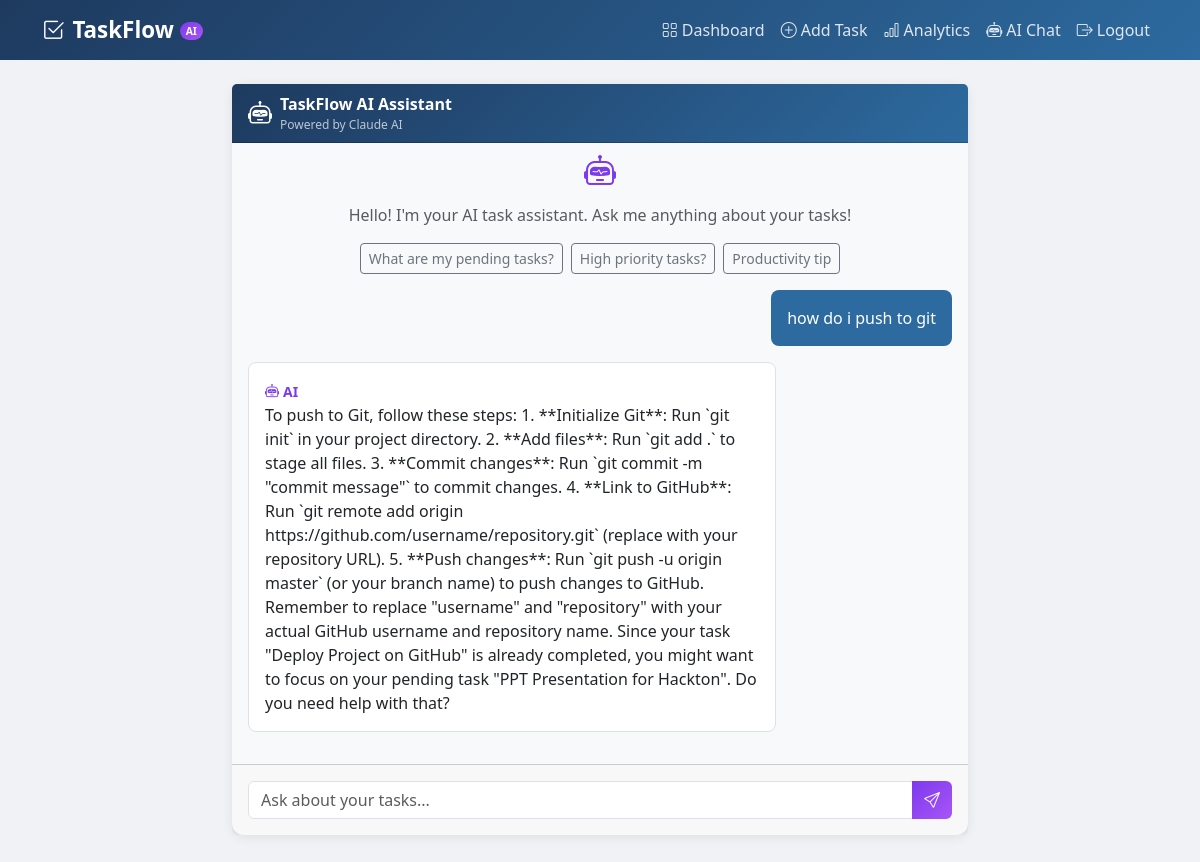
/chatbot/ (signed in), run on the app's committed database.
### tasks/models.py (models this page shows)
class ChatMessage(models.Model):
    user = models.ForeignKey(User, on_delete=models.CASCADE)
    message = models.TextField()
    response = models.TextField()
    created_at = models.DateTimeField(auto_now_add=True)
    class Meta:
        ordering = ['created_at']

### tasks/views.py (the view)
# urls.py: path('chatbot/', views.chatbot_view, name='chatbot'),
@login_required
def chatbot_view(request):
    history = list(ChatMessage.objects.filter(user=request.user).order_by('created_at')[:20])
    return render(request, 'chatbot.html', {'history': history})

### templates/chatbot.html (shortened to what this page needs)
{% extends 'base.html' %}
{% block content %}
<div class="row justify-content-center">
    <div class="col-lg-8">
        <div class="card" style="height:80vh; display:flex; flex-direction:column;">
            <div class="card-header d-flex align-items-center" style="background:linear-gradient(135deg,#1e3a5f,#2d6a9f);">
                <i class="bi bi-robot text-white fs-4 me-2"></i>
                <div>
                    <div class="text-white fw-bold">TaskFlow AI Assistant</div>
                    <div style="color:rgba(255,255,255,0.7); font-size:0.75rem;">Powered by Claude AI</div>
                </div>
            </div>
            <div class="flex-grow-1 overflow-auto p-3" id="chatBox" style="background:#f8f9fa;">
                <div class="text-center text-muted py-3">
                    <i class="bi bi-robot fs-2" style="color:#7c3aed"></i>
                    <p class="mt-2">Hello! I'm your AI task assistant. Ask me anything about your tasks!</p>
                    <div class="d-flex flex-wrap gap-2 justify-content-center mt-3">
                        <button class="btn btn-sm btn-outline-secondary quick-msg" data-msg="What are my pending tasks?">What are my pending tasks?</button>
                        <button class="btn btn-sm btn-outline-secondary quick-msg" data-msg="Which tasks are high priority?">High priority tasks?</button>
                        <button class="btn btn-sm btn-outline-secondary quick-msg" data-msg="Give me a productivity tip">Productivity tip</button>
                    </div>
                </div>
                {% for msg in history %}
                <div class="d-flex justify-content-end mb-3">
                    <div class="p-3 rounded-3 text-white" style="background:#2d6a9f; max-width:75%;">{{ msg.message }}</div>
                </div>
                <div class="d-flex mb-3">
                    <div class="p-3 rounded-3 bg-white border" style="max-width:75%;">
                        <small class="text-purple fw-semibold" style="color:#7c3aed"><i class="bi bi-robot me-1"></i>AI</small>
                        <div>{{ msg.response }}</div>
                    </div>
                </div>
                {% endfor %}
            </div>
            <div class="card-footer p-3">
                <div class="input-group">
                    <input type="text" id="msgInput" class="form-control"
                           placeholder="Ask about your tasks..." autocomplete="off">
                    <button class="btn btn-ai" id="sendBtn">
                        <i class="bi bi-send" id="sendIcon"></i>
                    </button>
                </div>
            </div>
        </div>
    </div>
</div>
{% endblock %}

### templates/base.html (style rules this page uses)
body { background: #f0f2f5; font-family: 'Segoe UI', sans-serif; }
.card { border: none; border-radius: 12px; box-shadow: 0 2px 12px rgba(0,0,0,0.08); }
.btn-ai { background: linear-gradient(135deg, #7c3aed, #a855f7); color: white; border: none; }

### data on the page
ChatMessage: message "how do i push to git", response "To push to Git, follow these steps: 1. **Initialize Git**: Run `git init` in your project directory. 2. **Add files**: Run `git add .` to stage all files. 3. **Commit changes**: Run `git commit -m \"commit message\"` to commit changes. 4. **Link to GitHub**: Run `git remote add origin https://github.com/username/repository.git` (replace with your repository URL). 5. **Push changes**: Run `git push -u origin master` (or your branch name) to push changes to GitHub. Remember to replace \"username\" and \"repository\" with your actual GitHub username and repository name. Since your task \"Deploy Project on GitHub\" is already completed, you might want to focus on your pending task \"PPT Presentation for…"
